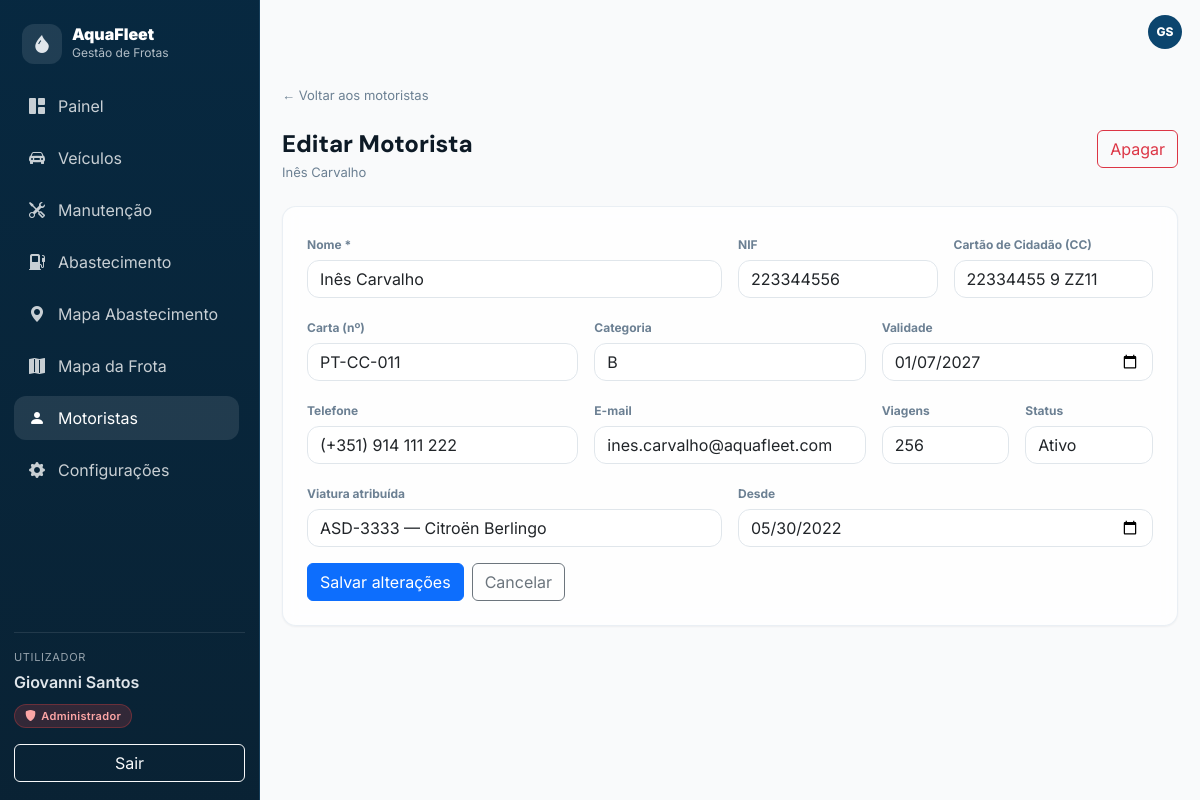
The app's page /motoristas/edit.php?id=19 (signed in), older data.
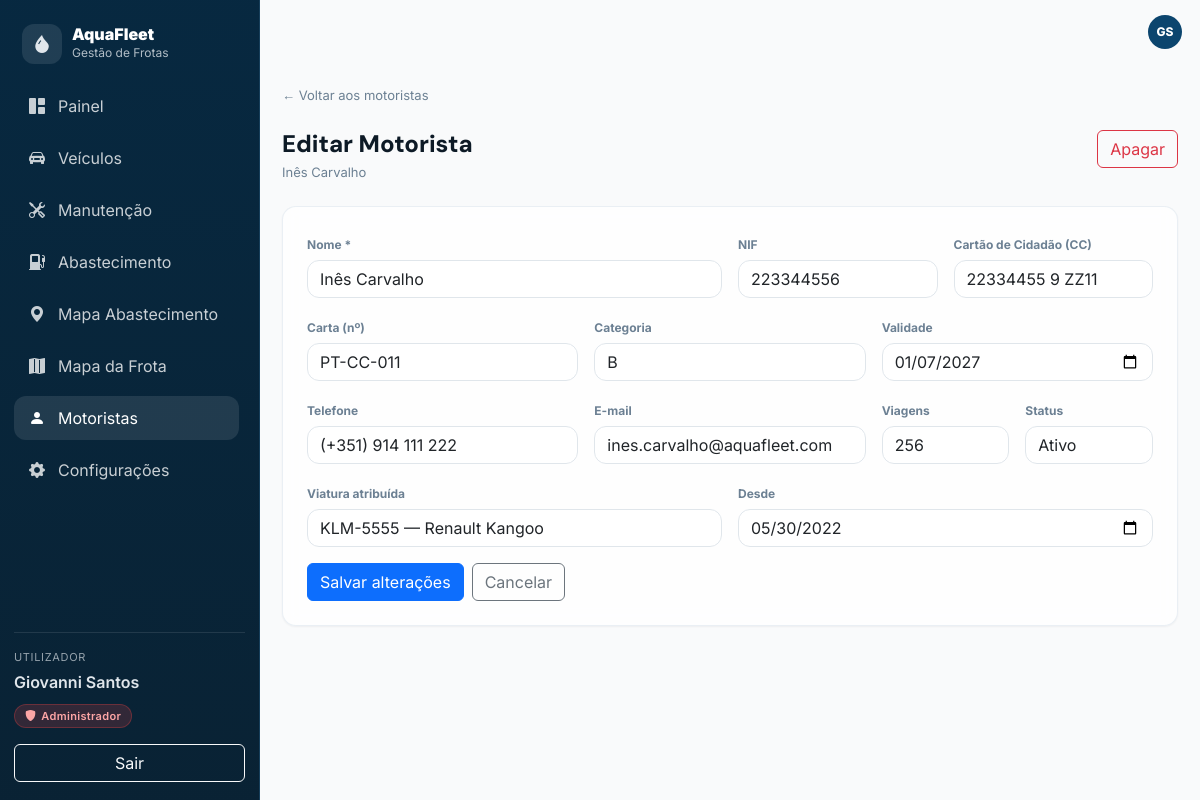
The same page, newer data.
### tables this page shows
CREATE TABLE `motoristas` (
  `id` int(10) UNSIGNED NOT NULL,
  `nome` varchar(120) NOT NULL,
  `cc` varchar(20) DEFAULT NULL,
  `nif` varchar(20) DEFAULT NULL,
  `carta_numero` varchar(30) DEFAULT NULL,
  `carta_categoria` varchar(10) DEFAULT NULL,
  `carta_validade` date DEFAULT NULL,
  `telefone` varchar(30) DEFAULT NULL,
  `email` varchar(120) DEFAULT NULL,
  `status` enum('Ativo','Inativo') NOT NULL DEFAULT 'Ativo',
  `desde` date DEFAULT NULL,
  `viagens` int(11) NOT NULL DEFAULT 0,
  `viatura_id` int(10) UNSIGNED DEFAULT NULL,
  `criado_em` timestamp NOT NULL DEFAULT current_timestamp()
);

CREATE TABLE `viaturas` (
  `id` int(10) UNSIGNED NOT NULL,
  `matricula` varchar(20) NOT NULL,
  `marca_modelo` varchar(120) NOT NULL,
  `tipo` enum('Ligeiro','Pick-up','Carrinha','Camião','Elétrico','Outro') NOT NULL DEFAULT 'Ligeiro',
  `combustivel` enum('Diesel','Gasolina','Elétrico','Híbrido','Outro') NOT NULL DEFAULT 'Diesel',
  `quilometragem` int(10) UNSIGNED NOT NULL DEFAULT 0,
  `estado` enum('Disponível','Atribuída','Em Manutenção','Inativo') NOT NULL DEFAULT 'Disponível',
  `observacoes` text DEFAULT NULL,
  `infraestrutura_id` int(11) DEFAULT NULL,
  `criado_em` timestamp NOT NULL DEFAULT current_timestamp(),
  `atualizado_em` timestamp NOT NULL DEFAULT current_timestamp() ON UPDATE current_timestamp()
);

### motoristas/edit.php (the view, shortened to what this page needs)
<?php
require_once __DIR__ . "/../inc/database.php";
require_once __DIR__ . "/../inc/header.php";
function h($s){ return htmlspecialchars((string)$s, ENT_QUOTES, 'UTF-8'); }
$id = isset($_GET['id']) ? (int)$_GET['id'] : 0;
$stmt = mysqli_prepare($ligacao, "SELECT * FROM motoristas WHERE id=? LIMIT 1");
mysqli_stmt_bind_param($stmt, "i", $id);
mysqli_stmt_execute($stmt);
$res = mysqli_stmt_get_result($stmt);
$m = $res ? mysqli_fetch_assoc($res) : null;
$nome = $m['nome'] ?? '';
$cc = $m['cc'] ?? '';
$nif = $m['nif'] ?? '';
$carta_numero = $m['carta_numero'] ?? '';
$carta_categoria = $m['carta_categoria'] ?? '';
$carta_validade = $m['carta_validade'] ?? '';
$telefone = $m['telefone'] ?? '';
$email = $m['email'] ?? '';
$status = $m['status'] ?? 'Ativo';
$desde = $m['desde'] ?? '';
$viagens = (string)($m['viagens'] ?? '0');
$viatura_id = $m['viatura_id'] ?? '';
$viaturas = [];
$rV = mysqli_query($ligacao, "SELECT id, matricula, marca_modelo FROM viaturas ORDER BY matricula ASC");
if ($rV) while ($row = mysqli_fetch_assoc($rV)) $viaturas[] = $row;
?>
<div class="page-max-6xl space-y-6">
  <a class="back-link" href="index.php">← Voltar aos motoristas</a>
  <div class="d-flex justify-content-between align-items-start">
    <div>
      <h1 class="page-title">Editar Motorista</h1>
      <div class="page-subtitle"><?php echo h($nome); ?></div>
    </div>
    <a class="btn btn-outline-danger" href="delete.php?id=<?php echo (int)$id; ?>">Apagar</a>
  </div>
  <div class="glass-card p-4">
    <form method="post" class="row g-3">
      <div class="col-12 col-md-6">
        <label class="form-label form-label-soft">Nome *</label>
        <input class="form-control" name="nome" value="<?php echo h($nome); ?>" required>
      </div>
      <div class="col-12 col-md-3">
        <label class="form-label form-label-soft">NIF</label>
        <input class="form-control" name="nif" value="<?php echo h($nif); ?>" placeholder="9 dígitos">
      </div>
      <div class="col-12 col-md-3">
        <label class="form-label form-label-soft">Cartão de Cidadão (CC)</label>
        <input class="form-control" name="cc" value="<?php echo h($cc); ?>">
      </div>
      <div class="col-12 col-md-4">
        <label class="form-label form-label-soft">Carta (nº)</label>
        <input class="form-control" name="carta_numero" value="<?php echo h($carta_numero); ?>">
      </div>
      <div class="col-12 col-md-4">
        <label class="form-label form-label-soft">Categoria</label>
        <input class="form-control" name="carta_categoria" value="<?php echo h($carta_categoria); ?>" placeholder="ex.: B, C, C+E">
      </div>
      <div class="col-12 col-md-4">
        <label class="form-label form-label-soft">Validade</label>
        <input class="form-control" type="date" name="carta_validade" value="<?php echo h($carta_validade); ?>">
      </div>
      <div class="col-12 col-md-4">
        <label class="form-label form-label-soft">Telefone</label>
        <input class="form-control" name="telefone" value="<?php echo h($telefone); ?>">
      </div>
      <div class="col-12 col-md-4">
        <label class="form-label form-label-soft">E-mail</label>
        <input class="form-control" name="email" value="<?php echo h($email); ?>">
      </div>
      <div class="col-12 col-md-2">
        <label class="form-label form-label-soft">Viagens</label>
        <input class="form-control" type="number" min="0" name="viagens" value="<?php echo h($viagens); ?>">
      </div>
      <div class="col-12 col-md-2">
        <label class="form-label form-label-soft">Status</label>
        <select class="form-select" name="status">
          <option value="Ativo" <?php echo ($status==='Ativo')?'selected':''; ?>>Ativo</option>
        </select>
      </div>
      <div class="col-12 col-md-6">
        <label class="form-label form-label-soft">Viatura atribuída</label>
        <select class="form-select" name="viatura_id">
          <?php foreach ($viaturas as $v): ?>
            <option value="<?php echo (int)$v['id']; ?>" <?php echo ((string)$viatura_id === (string)$v['id'])?'selected':''; ?>>
              <?php echo h($v['matricula'] . " — " . $v['marca_modelo']); ?>
            </option>
          <?php endforeach; ?>
        </select>
      </div>
      <div class="col-12 col-md-6">
        <label class="form-label form-label-soft">Desde</label>
        <input class="form-control" type="date" name="desde" value="<?php echo h($desde); ?>">
      </div>
      <div class="col-12 d-flex gap-2">
        <button class="btn btn-primary">Salvar alterações</button>
        <a class="btn btn-outline-secondary" href="index.php">Cancelar</a>
      </div>
    </form>
  </div>
</div>
<?php
require_once __DIR__ . "/../inc/footer.php";
?>

Row changes from the older to the newer data that the page shows:
changed motoristas "Inês Carvalho": viatura_id "ASD-3333 — Citroën Berlingo" → "KLM-5555 — Renault Kangoo"
